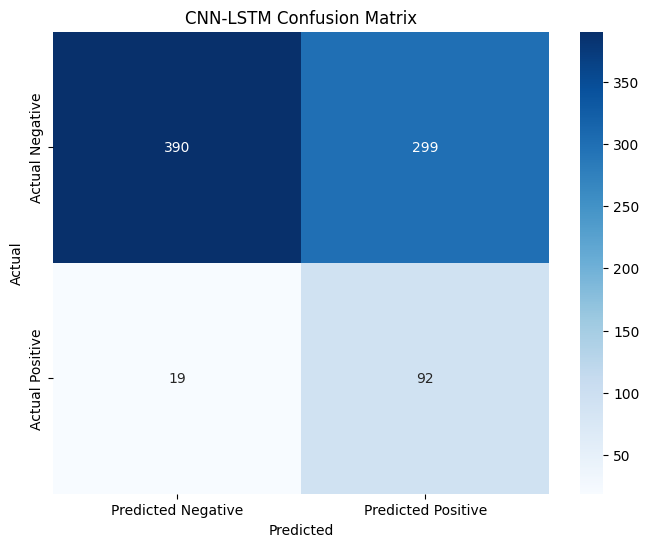
#> input picture reports/figures/CNN-LSTM_confusion_matrix.png, 649 x 547 px; its folder holds only this picture in this run
$ jupyter execute --allow-errors 07_Final_Model_Comparison.ipynb
#> lines starting #> are read from the running program, lines starting #| are printed output that depends on the picture
# 07: Final Model Comparison

## Overview

This notebook focuses on evaluating and comparing the performance of several ICU mortality prediction models. It covers the following key areas:

1. **Setup and Data Loading**: Imports necessary libraries, mounts Google Drive to access data and saved evaluation plots.
2. **Model Evaluation Plot Loading**: Loads pre-generated evaluation plots (confusion matrices, ROC curves, PR curves, SHAP plots) for different models.
3. **Data Preparation and Modeling Comparison**: Provides a detailed comparison of the data preparation techniques used for each model and summarizes their architecture and modeling strategies.
4. **Model Evaluation Metrics Comparison**: Presents a table and a bar chart comparing key performance metrics (Accuracy, AUROC, AUPRC, Precision, Recall, F1 Score) across the models.
5. **Visual Comparison of Evaluation Plots**: Displays and interprets the confusion matrices, ROC curves, Precision-Recall curves, and SHAP summary plots for each model to provide a visual comparison of their performance and feature importance.

The notebook concludes with interpretations of the results from the evaluation metrics and plots, discussing the strengths and weaknesses of each model in predicting ICU mortality.

## 1. Import Necessary Libraries

This section imports the necessary Python libraries required for data loading, manipulation and visualization. Key libraries include `os` and `glob` for file system operations, `PIL` for image handling, `pandas` for data structures and analysis, `matplotlib.pyplot` and `seaborn` for plotting, and `warnings` to manage potential warnings during execution.

[cell 1]
import os
import glob
from PIL import Image
import pandas as pd
import matplotlib.pyplot as plt
import seaborn as sns

# Supress warnings
import warnings
warnings.filterwarnings('ignore')

## 2. Mount Google Drive

This section mounts the Google Drive to access files directly within the Colab environment.

[cell 2]
from google.colab import drive

# Mount Google drive
drive.mount('/content/drive')

# Base file path
basePath = 'drive/MyDrive/Colab Notebooks/AAI-590-01_02/AAI590_CapstoneProject'

## 3. Load Model Evaluation Plots

This section defines a function to load model evaluation plots from a specified directory. It uses the `glob` and `os` libraries to find all PNG image files in the given path and the `PIL` library to open and store them in a dictionary, mapping the image filenames to their corresponding image objects. The code then specifies the directory where the evaluation plots are saved and calls the function to load the images, printing the number of loaded images and their names.

[cell 3]
# Function to load images from the specified path
def load_evaluation_plots_from_path(image_path):
    image_files = glob.glob(os.path.join(image_path, '*.png'))
    images = [Image.open(img_file) for img_file in image_files]
#> images = 1 item
    images_mapping = dict(zip([os.path.basename(name) for name in image_files], images))
    return images_mapping

# Note: use below code if running in the local machine
# figures_dir = r'../reports/figures'

# Define the directory where evalution plots are saved
figures_dir = os.path.join(basePath, 'reports', 'figures')

# Load image name and image mapping dictionary
images_mapping = load_evaluation_plots_from_path(figures_dir)
#> images_mapping = 1 item

print(f'Number of loaded images: {len(images_mapping)}')
#| Number of loaded images: 1

print('\nLoaded image names:')
for image_name, _ in images_mapping.items():
    print(image_name)
#> this loop made 1 pass
#> image_name on pass 1: 'CNN-LSTM_confusion_matrix.png'
#> (printed output is left out)

## 4. Compare Data Preparation and Modelling

This section provides a summary of the data preparation steps taken for each model and a comparison of the ICU mortality prediction models. The "Data Preparation Summary by Model" table details the specific data handling techniques applied to each model, highlighting variations in approaches for tasks such as handling missing values, feature selection, time windowing, and class imbalance. The "ICU Mortality Prediction Model Comparison" table provides an overview of each model's architecture, the modeling strategy employed during development and tuning, and the final evaluation approach.

## Data Preparation Summary by Model

| **Action** | **CNN-LSTM** | **XGBoost** | **Transformer** | **Reason** |
|------------|--------------|-------------|------------------|---------------------------|
| Remove empty patients | Yes | Yes | Yes | Ensures valid data for modeling |
| Handle -1 missing sentinel value | Yes (Replace with 0) | Yes (via aggregation or replace with 0) | Yes (via bidirectional fill and hybrid imputation) | Standardizes missing value handling |
| Feature selection| Yes (via EDA + clinical relevance) | Yes (via drop columns with 80% missingness) | Yes (via drop columns with 95% missingness) | Improves model interpretability and performance |
| Exclude outcome features (e.g., SAPS-I, SOFA) | No | No | **Yes** | Avoid **data leakage** |
| Add derived features (e.g., Shock Index) | Yes | Yes | Yes | Enhances physiological signal representation |
| Time windowing | Yes (hourly: [6–48h]) | No | Yes (60-min bins) | Captures temporal dynamics |
| Bidirectional fill | No (Takes first row value) | NA | Yes | Preserve temporal continuity |
| Pad sequences, fill NaNs with 0 | Yes | NA | NA | Ensures uniform input shape for CNN-LSTM |
| Train/Val/Test split | 64:16:20 | 80:20 | 60:20:20 | Enables fair evaluation and tuning |
| StandardScaler | Yes | NA | Yes | Normalizes feature scales for neural models |
| Log-transform skewed static features | Yes | No | NA (Applied Binning) | Reduces skewness and improves generalization |
| Bin and encode | No | No | Yes (for Age, BMI, HR, MAP, GCS) | Simplify signals into interpretable categories and make them model-ready |
| Impute dynamic features | Yes (SimpleImputer) | Yes (KNNImputer) | Yes (Hybrid: patient mean → population median) | Handles missing values for robust training |
| Handle class imbalance | Yes (SMOTE) | Yes (SMOTE) | Yes (RandomWeightedSampler at modelling level) | Balances minority class to improve recall |
| Synthetic static feature alignment | Yes | NA | NA | Ensures modality consistency in CNN-LSTM |
| Encode categorical features | NA | Yes (one-hot encode) | Yes (ordinal-encoder for binned categories) | Converts categorical data for model compatibility |
| Aggregate dynamic data | No | Yes (mean, std, min, max, count) | Yes (mean, sum, last, min for windowing) | Simplifies temporal data |
| Create polynomial features | No | Yes | No | Boosts feature richness for XGBoost |
| Drop superseded features | No | No | Yes | Removes redundancy and improves clarity |

## ICU Mortality Prediction Model Comparison

| Model                     | Architecture                                                                 | Modeling Strategy                                                                                                          | Final Evaluation                          |
|--------------------------|------------------------------------------------------------------------------|----------------------------------------------------------------------------------------------------------------------------|-------------------------------------------|
| **CNN_LSTM**             | Hybrid CNN + LSTM extracts short- and long-term patterns; late fusion with static features; dense layers with dropout & L2 regularization; sigmoid output <br> Input - dynamic features dataset and stati features dataset| - Experiments on [6, 12, 36, 48] hour windows (50 epochs, batch size 32)  <br> - 5-fold CV on 36 hour window data (25 epochs) <br> - KerasTuner Hyperband for recall optimization on 36 hour window data (17 epochs) | Tuner best model                          |
| **XGBoost**              | Gradient-boosted decision tree ensemble (XGBoost) <br> Input - Aggregated data                                                                 | - Baseline 1: scale_pos_weight on original data <br> - Baseline 2: SMOTE-resampled data (selected for recall) <br> - GridSearchCV on SMOTE-resampled data <br> - Cross validation on multiple feature sets (5-fold CV) <br> - Hyperparameter tuning on data with polynomial + derived features<br> - Threshold tuning for recall | Hyperparameter-tuned best model on data with polynomial + derived features |
| **PatchTSTForClassification** | Transformer with independent channel encoding; instance normalization; patch segmentation; positional-encoding; masked self-supervised learning; classification head <br> Input - combined dynamic and static features dataset| - RandomWeightSampler <br> - Baseline: simple config (50 epochs) <br> - Custom-Cofig: deeper model (50 epochs) <br> - Optuna-tuned: best config (143 epochs) | Optuna-tuned best model                   |
| **TimesFMForPrediction**              | Transformer with residual blocks per patch; multi-head causal attention; FFN layers; static projection; classification head <br> Input - dynamic features dataset and stati features dataset| - RandomWeightSampler <br> - Baseline: pretrained backbone (no training) <br> - Trained: fine-tuned on ICU data (10 epochs) <br> - Optuna-tuned: optimized for AUROC & recall (10 epochs) | Optuna-tuned best model                   |

## 5. Compare Model Evaluation Metrics

This section compares the performance of the different models based on various evaluation metrics. The table displays key metrics such as Accuracy, AUROC, AUPRC, Precision (Died), Recall (Died), and F1 Score (Died) for each optimized model. A bar chart is generated to visually compare these metrics across models, providing a clear overview of their strengths and weaknesses in predicting ICU mortality.

**Interpretations:**

The **XGBoost_Optimized** model demonstrates the highest Accuracy, AUROC, and AUPRC, indicating a strong overall performance and good ability to discriminate between the classes. However, it has the lowest Recall (Died), meaning it identifies fewer true positive cases (patients who died) compared to the other models.

The **CNN_LSTM_Optimized** model has the highest Recall (Died) and a competitive AUROC and AUPRC, suggesting it is better at identifying positive cases, which is often crucial in medical predictions. Its Accuracy is lower than XGBoost, but its F1 Score is the highest, indicating a good balance between precision and recall for the positive class.

The **PatchTSTForClassification_Optimized** and **ICUStaticFusionTimesFM_Optimized** models show similar performance across most metrics, with PatchTST having a slightly higher AUROC and AUPRC, and ICUStaticFusionTimesFM having slightly higher Accuracy. Both have relatively high Recall (Died) but lower Precision (Died) compared to XGBoost, indicating they identify more true positives but also have more false positives.

In summary, while XGBoost has the best overall discrimination and accuracy, the CNN-LSTM model is better at identifying positive cases, which might be preferred depending on the cost of false negatives in the context of ICU mortality prediction. The Transformer models (PatchTST and TimesFM) offer a balance, with decent recall but lower precision than XGBoost. The choice of the best model would depend on the specific priorities and trade-offs between different evaluation metrics for the application.

[cell 4]
compare_model_evaluation_metrics = {
    'Model Name': ['CNN_LSTM_Optimized', 'XGBoost_Optimized', 'PatchTSTForClassification_Optimized', 'ICUStaticFusionTimesFM_Optimized'],
    'Accuracy': [0.6025, 0.86, 0.6103, 0.6366],
    'AUROC': [0.772650, 0.8240, 0.7059, 0.6705],
    'AUPRC': [0.36, 0.4065, 0.2480, 0.2589],
    'Precision (Died)': [0.235294, 0.51, 0.2247, 0.2256],
    'Recall (Died)': [0.828829, 0.23, 0.7455, 0.6727],
    'F1 Score (Died)': [0.364, 0.32, 0.3453, 0.3379],
}

df_metrics = pd.DataFrame(compare_model_evaluation_metrics)

df_metrics

[cell 5]
# Set 'Model Name' as the index for easier plotting
df_metrics = df_metrics.set_index('Model Name')

# Transpose the DataFrame so metrics become columns and models become rows
df_metrics_transposed = df_metrics.transpose()

# Plotting the bar chart
ax = df_metrics_transposed.plot(kind='bar', figsize=(15, 8))

# Place the legend outside the plot to the right
plt.legend(title='Model', bbox_to_anchor=(1.05, 1), loc='upper left')

plt.title('Comparison of Model Evaluation Metrics')
plt.ylabel('Metric Value')
plt.xlabel('Metric')
plt.xticks(rotation=45, ha='right')
plt.tight_layout(rect=[0, 0, 0.85, 1]) # Adjust layout to make space for the legend

plt.show()
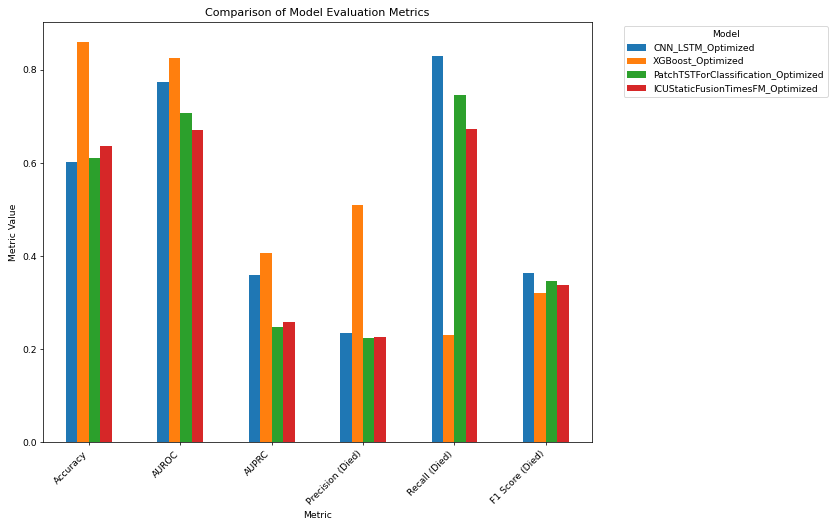
#> figure drawn by matplotlib, 1 panel; tallest bar 0.829 high, from x = 3.75 to 3.88; tallest bar 0.86 high, from x = -0.125 to 0; tallest bar 0.746 high, from x = 4 to 4.12

## 6. Compare Model Confusion Matrices

This section visually compares the confusion matrices for each of the optimized models. Confusion matrices provide a detailed breakdown of the model's performance, showing the counts of true positives, true negatives, false positives, and false negatives. By examining these matrices, we can understand how well each model distinguishes between the 'Survived' and 'Died' classes and identify where they make errors.

**Interpretations:**

* **CNN-LSTM Confusion Matrix:** This matrix shows that the CNN-LSTM model has a relatively high number of True Positives (correctly predicted 'Died') and a lower number of False Negatives (incorrectly predicted 'Survived' when the actual was 'Died'). This aligns with its high Recall (Died) score. It also has a significant number of False Positives (incorrectly predicted 'Died' when the actual was 'Survived'), contributing to its lower Precision (Died).
* **XGBoost Optimized Confusion Matrix**: The XGBoost model shows a high number of True Negatives (correctly predicted 'Survived') and a lower number of False Positives. This is consistent with its high Accuracy and Precision (Died). However, it has a higher number of False Negatives compared to the CNN-LSTM model, reflecting its lower Recall (Died).
* **PatchTSTForClassification Confusion Matrix:** This matrix indicates that the PatchTST model has a good number of True Positives, contributing to its relatively high Recall (Died). Similar to the CNN-LSTM, it also has a notable number of False Positives, impacting its Precision (Died).
* **ICUStaticFusionTimesFM Confusion Matrix:** The ICUStaticFusionTimesFM model's confusion matrix shows a similar pattern to the PatchTST model, with a decent number of True Positives and a considerable number of False Positives. Its performance metrics like Recall and Precision for the 'Died' class are also comparable to PatchTST.

In summary, the confusion matrices visually reinforce the findings from the evaluation metrics. The CNN-LSTM and Transformer models prioritize identifying positive cases (higher True Positives and lower False Negatives), while the XGBoost model prioritizes correctly identifying negative cases and minimizing false alarms (higher True Negatives and lower False Positives).

[cell 6]
def display_images(images, title, set_subplot_title=False, common_size=(400, 300), figsize=(20, 5)):
#> called with title = 'Confusion Matrices', set_subplot_title = False, common_size = (400, 300), figsize = (20, 5)
    cols = len(images)
#> cols = 1
    rows = 1

    # Resize images
    resized_images = {}
    for name, image in images.items():
        resized_image = image.resize(common_size)
        resized_images[name] = resized_image
#> this loop made 1 pass
#> pass 1, in display_images, `resized_image = image.resize(common_size)`:
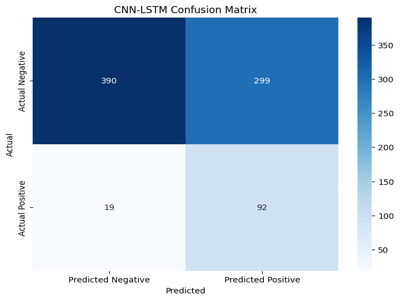
#> resized_image: PIL image 400x300 RGBA; mean R, G, B, A 163.7, 187.9, 213, 255
#> after the loop, resized_images = 1 item

    # Create a figure and a set of subplots
    fig, axes = plt.subplots(rows, cols, figsize=figsize)

    # Iterate through the resized images and display them in subplots
    for i, (name, image) in enumerate(resized_images.items()):
        axes[i].imshow(image)
        if set_subplot_title:
            axes[i].set_title(name.replace('.png', ''))
        axes[i].axis('off')

    plt.suptitle(f"Compare Model {title}")
    plt.tight_layout()
    plt.show()

confusion_matrix_images = {name: image for name, image in images_mapping.items() if 'confusion_matrix' in name}
#> (the rest of this cell did not finish here and is left out)

## 7. Compare Model ROC Curves

This section presents the Receiver Operating Characteristic (ROC) curves for each optimized model. ROC curves illustrate the trade-off between the true positive rate and the false positive rate at various threshold settings. The Area Under the ROC Curve (AUROC) is a key metric derived from these curves, representing the model's overall ability to discriminate between the positive and negative classes. A higher AUROC indicates better discrimination.

[cell 7]
roc_matrix_images = {name: image for name, image in images_mapping.items() if 'roc_curve' in name.lower()}
#> roc_matrix_images = 0 items
#> (the rest of this cell did not finish here and is left out)


## 8. Compare Model Precision-Recall Curves

This section displays the Precision-Recall curves for each optimized model. Precision-Recall curves are particularly useful when dealing with imbalanced datasets, as they illustrate the trade-off between precision (the ability to avoid false positives) and recall (the ability to find all positive cases) at various threshold settings. The Area Under the Precision-Recall Curve (AUPRC) provides a single value summarizing the model's performance across all thresholds, with a higher AUPRC indicating better performance, especially for the positive class.

[cell 8]
precision_recall_images = {name: image for name, image in images_mapping.items() if 'precision_recall_curve' in name or 'pr_curve' in name}
#> precision_recall_images = 0 items
#> (the rest of this cell did not finish here and is left out)


## 9. Compare SHAP Summary Plots

This section displays SHAP (SHapley Additive exPlanations) summary plots for each optimized model. SHAP values indicate the magnitude and direction of a feature's impact on the model's output. These plots help to understand which features are most important for each model's predictions and how they influence the outcome (e.g., predicting 'Died' or 'Survived'). The plots summarize the SHAP values for each feature across all samples, providing insights into the global feature importance and their distribution of impacts.

**Interpretations:**

* **CNN-LSTM SHAP summary:** This plot shows the feature importance for the CNN-LSTM model. Features like K, HR, GCS, BUN, MechVent, SAPS-I, and Lactate appear to be the most influential features in this model's predictions, with their SHAP values indicating the direction and magnitude of their impact on the output.
* **XGBoost Optimized SHAP summary:** The XGBoost model's SHAP summary plot highlights the most important features for its predictions. Features such as GCS_max, Gender_1, Gender_0, Age, FiO2_count, and ICUtype_2.0 are among the top features influencing the model's output. The color of the dots indicates whether the feature value is high (red) or low (blue), and the position on the x-axis shows the impact on the model output.
* **PatchTSTForClassification SHAP summary plot:** This plot shows the feature importance for the PatchTST model. Features like RespRate, GCS_bin_enc, HR_bin_enc, NIDiasABP, PaO2_FiO2, and NIDSysABP are among the most important features for this model.
* **ICUStaticFusionTimesFM SHAP summary plot:** The TimesFM model's SHAP summary plot indicates the features that are most important for its predictions. Features like AgeBMI_token_encoded, ICUtype, GCS_bin_enc, NIDiasABP, NISysABP and HCT are among the top influential features in this model.

In summary, the SHAP summary plots provide valuable insights into which features are driving each model's predictions and how those features influence the outcome. While some features appear important across multiple models (like GCS, Age, and vital signs), each model also utilizes a unique set of features or different representations of those features based on its architecture and data preparation. This highlights the different approaches each model takes in utilizing the available information for prediction.

[cell 9]
SHAP_summary_images = {name: image for name, image in images_mapping.items() if 'shap_summary' in name}
#> SHAP_summary_images = 0 items
#> (the rest of this cell did not finish here and is left out)

$ run again, on reports/figures/CNN-LSTM_pr_curve.png
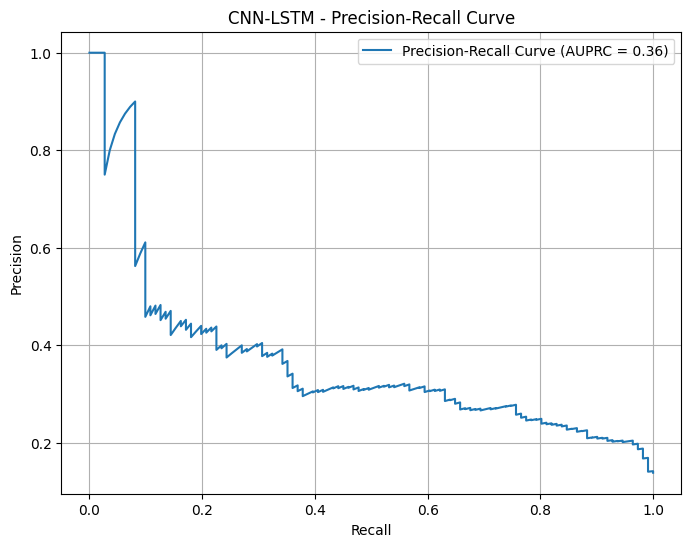
#> input picture reports/figures/CNN-LSTM_pr_curve.png, 691 x 547 px
#> images = 1 item
#| Number of loaded images: 1
#> the loop `for image_name, _ in images_mapping.items():` made 1 pass
#> image_name on pass 1: 'CNN-LSTM_pr_curve.png'
#> (printed output is left out)
#> confusion_matrix_images = 0 items
#> cols = 0
#> after the loop in display_images, `for name, image in images.items():`: resized_images = 0 items
#> precision_recall_images = 1 item
#> cols = 1
#> the loop in display_images (call 3), `for name, image in images.items():` made 1 pass
#> pass 1, in display_images (call 3), `resized_image = image.resize(common_size)`:
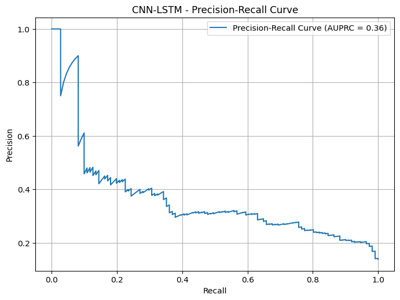
#> resized_image: PIL image 400x300 RGBA; mean R, G, B, A 248.1, 248.8, 249.3, 255
#> after the loop in display_images (call 3), `for name, image in images.items():`: resized_images = 1 item
#> the loop in display_images, `for i, (name, image) in enumerate(resized_images.items()):` made 1 pass
#> SHAP_summary_images = 0 items
